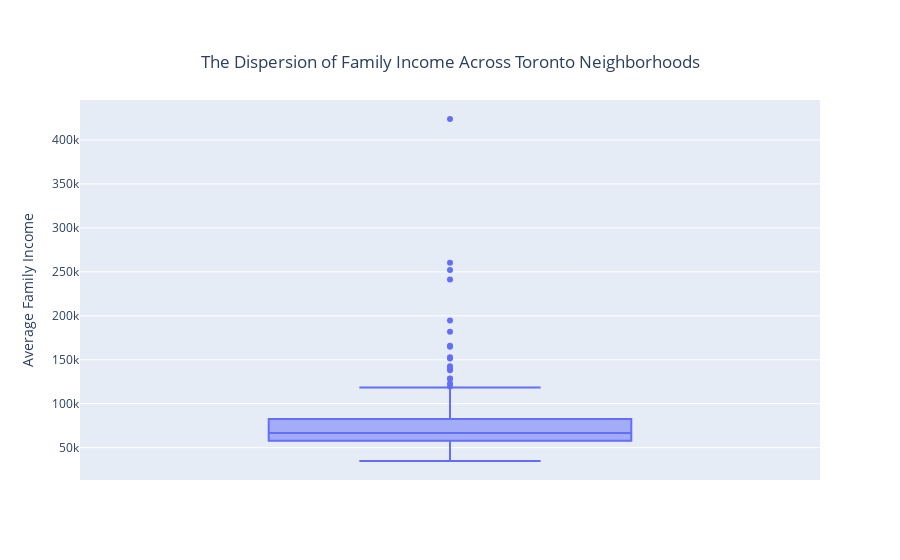

Notebook cell for this chart:
### Markdown cell above
- The median of average family income across the Toronto region is 66727$

### Code cell
fig = px.box(dataframe, y="Average Family Income", title='The Dispersion of Family Income Across Toronto Neighborhoods')
#fig.show()
fig.update_layout(
    title={
        'text': "The Dispersion of Family Income Across Toronto Neighborhoods",
        'y':0.9,
        'x':0.5,
        'xanchor': 'center',
        'yanchor': 'top'})

### Figure 1 — Plotly figure (JSON) as saved in the notebook; plotly's stock layout.template omitted (floating-point values rounded to 4 significant figures; data arrays with more than 128 entries replaced by an {"elided": "..."} marker saying what was removed)
{"data": [{"alignmentgroup": "True", "hovertemplate": "Average Family Income=%{y}<extra></extra>", "legendgroup": "", "marker": {"color": "#636efa"}, "name": "", "notched": false, "offsetgroup": "", "orientation": "v", "showlegend": false, "type": "box", "x0": " ", "xaxis": "x", "y": {"elided": "140 int values"}, "y0": " ", "yaxis": "y"}], "layout": {"boxmode": "group", "legend": {"tracegroupgap": 0}, "title": {"text": "The Dispersion of Family Income Across Toronto Neighborhoods", "x": 0.5, "xanchor": "center", "y": 0.9, "yanchor": "top"}, "xaxis": {"anchor": "y", "domain": [0, 1]}, "yaxis": {"anchor": "x", "domain": [0, 1], "title": {"text": "Average Family Income"}}}}
